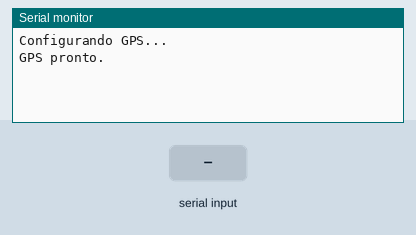
A sketch run on a simulated ESP32. On the bench: the last lines printed to the serial monitor. The inputs (shaded band) are chosen by the test bench.

Above: at 2.4 s.
2.5 s: "1\n" received over the second serial link
At 3.1 s:
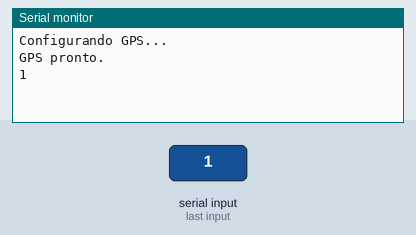
4.0 s: "0\n" received over the second serial link
At 5.2 s:
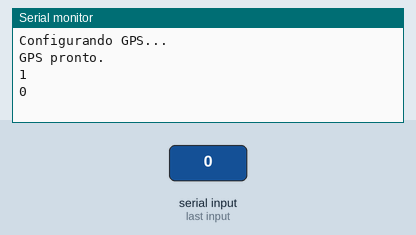
5.5 s: "2\n" received over the second serial link
At 6.6 s:
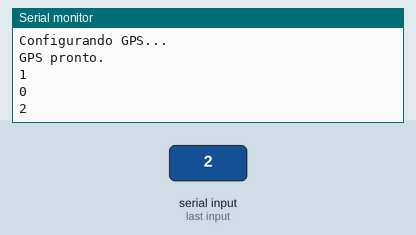

The sketch:

sketch_nov17a.ino
```cpp
#include <HardwareSerial.h>

HardwareSerial GPS(2);

const uint8_t ubxRate5Hz[] = {
  0xB5, 0x62, 0x06, 0x08, 0x06, 0x00,
  0xC8, 0x00, 0x01, 0x00, 0x01, 0x00,
  0xDD, 0x68
};

void sendUBX(const uint8_t *msg, uint8_t len) {
  for (int i = 0; i < len; i++) GPS.write(msg[i]);
}

void setup() {
  Serial.begin(115200);

  GPS.begin(9600, SERIAL_8N1, 16, 17);
  delay(1000);

  Serial.println("Configurando GPS...");

  // Exemplo: colocar GPS a 5Hz
  sendUBX(ubxRate5Hz, sizeof(ubxRate5Hz));
  delay(200);

  Serial.println("GPS pronto.\n");
}

void loop() {
  while (GPS.available()) {
    String linha = GPS.readStringUntil('\n');
    Serial.println(linha);
  }
}
```

Measured:
- after the input at 2.5 s, the serial monitor: prints a new line at once (image 1)
- after the input at 4.0 s, the serial monitor: prints a new line at once (image 2)
- after the input at 5.5 s, the serial monitor: prints a new line at once (image 3)
